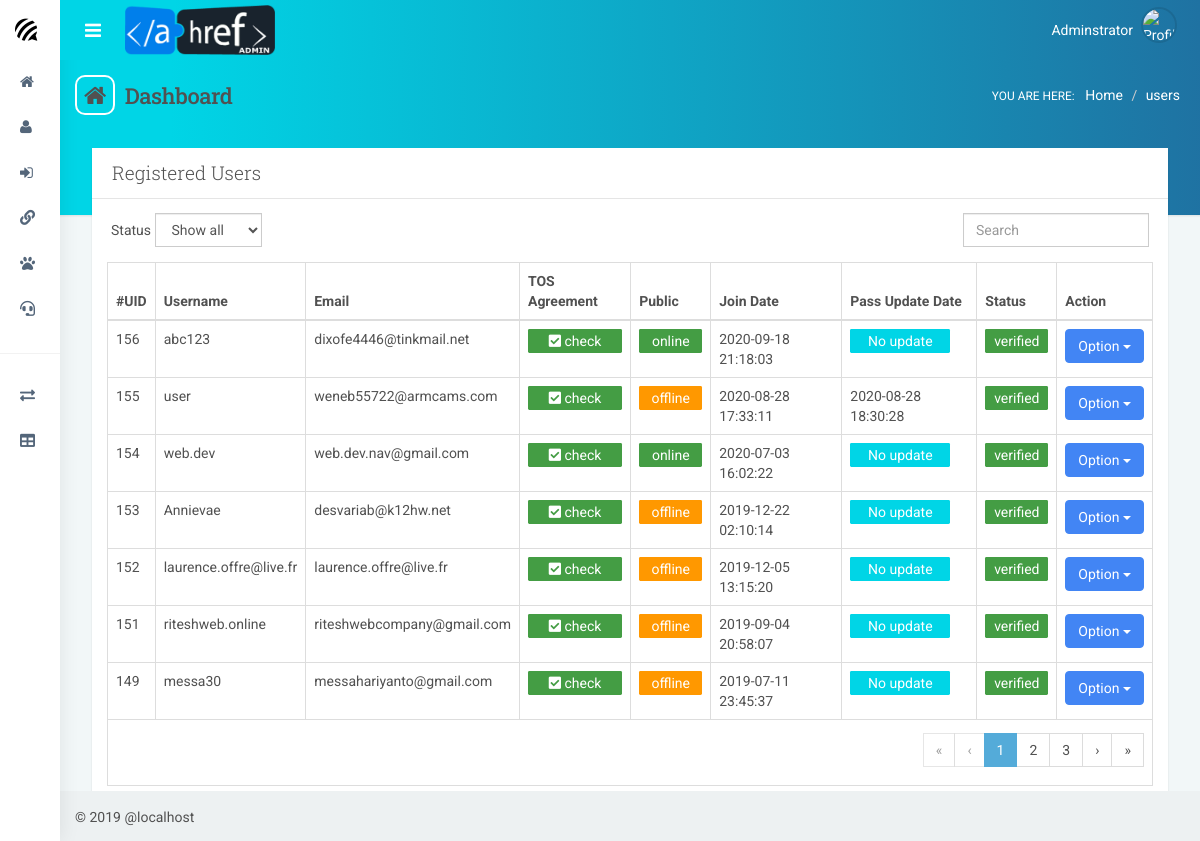
Page /admin/dashboard.php?page=users on the committed database.
### tables this page shows
CREATE TABLE `users` (
  `u_id` int(222) NOT NULL,
  `username` varchar(222) NOT NULL,
  `password` varchar(222) NOT NULL,
  `token` varchar(222) NOT NULL,
  `email` varchar(222) NOT NULL,
  `tos` varchar(11) NOT NULL DEFAULT '0',
  `status` int(11) NOT NULL DEFAULT '0',
  `public` varchar(11) NOT NULL DEFAULT '0',
  `date` varchar(222) NOT NULL,
  `upd_d` varchar(222) NOT NULL DEFAULT '0'
);

### admin/pages/all_users.php (the view, shortened to what this page needs)
 <div class="col-sm-12" STYLE="overflow:auto;">
<div class="panel">
                      <div class="panel-heading">
                          <h3 class="panel-title">Registered Users</h3>
                      </div>
                      <div class="panel-body">
                              <div class="pad-btm form-inline">
                                  <div class="row">
                                      <div class="col-sm-6 text-xs-center">
                                          <div class="form-group">
                                              <label class="control-label">Status</label>
                                              <select id="demo-foo-filter-status" class="form-control">
                                                  <option value="">Show all</option>
                                              </select>
                                          </div>
                                      </div>
                                      <div class="col-sm-6 text-xs-center text-right">
                                          <div class="form-group">
                                              <input id="demo-foo-search" type="text" placeholder="Search" class="form-control" autocomplete="off">
                                          </div>
                                      </div>
                                  </div>
                              </div>
                          <table id="demo-foo-filtering" class="table table-bordered table-hover toggle-circle" data-page-size="7">
                              <thead>
                                  <tr>
                                      <th data-hide="phone, tablet">#UID</th>
                                      <th >Username</th>
                                       <th data-hide="phone, tablet">Email</th>
                                      <th data-hide="phone, tablet">TOS Agreement</th>
                                      <th data-hide="phone, tablet" >Public</th>
                                      <th data-hide="phone, tablet">Join Date</th>
                                       <th data-hide="phone, tablet">Pass Update Date</th>
                                       <th >Status</th>
					<th data-sort-ignore="true" >Action</th>
                                  </tr>
                              </thead>
                              <tbody>
                             <?php
                                  $sql="SELECT * FROM users order by u_id desc";
						$query=mysqli_query($con,$sql);
							if(!mysqli_num_rows($query) > 0 )
								{
									echo '<td colspan="12"><center>NO DATA FOUND!</center></td>';
								}
							else
								{
											while($rows=mysqli_fetch_array($query))
												{
															echo ' <tr><td>'.$rows['u_id'].'</td>
																		<td>'.$rows['username'].'</td>
																		<td>'.$rows['password'].'</td>
																	    <td>'.$rows['token'].'</td>
																		<td>'.$rows['email'].'</td>';
																	if($rows['tos']==1)
																		{
																			echo '<td><span class="label label-table label-success"><i class="fas fa-check-square"></i> check</span></td>';
																		}
																		else
																		{
																			echo '<td><span class="label label-table label-danger"><i class="far fa-square"></i> uncheck</span></td>';
																		}
																		if($rows['public']==1)
																		{
																			echo '<td class="online"><span class="label label-table label-success">online</span></td>';
																		}
																		else
																		{
																			echo '<td class="offline"><span class="label label-table label-warning">offline</span></td>';
																		}
																		echo '<td>'.$rows['date'].'</td>';
																		if($rows['upd_d']==0)
																		{
																			echo '<td><span class="label label-table label-info">No update</span></td>';
																		}
																		else
																		{
																			echo '<td>'.$rows['upd_d'].'</td>';
																		}
																		if($rows['status']==1)
																		{
																			echo '<td class="verified"><span class="label  label-table label-success">verified</span></td>';
																		}
																	echo 	'
																			 <td>
																	        	<div class="dropdown">
                                                                                                    <button class="btn btn-primary dropdown-toggle" type="button" data-toggle="dropdown">Option
                                                                                                    <span class="caret"></span></button>
                                                                                                    <ul class="dropdown-menu dropdown-menu-right">';
                                                                                                    echo'
                                                                                                      <li><form action="pages/action/handler" method="post">
                                                                                                                       <input type="hidden" value="'.$rows['u_id'].'" name="u_id">
                                                                                                                  <button  style="width:100%;background:none;border:0;" name="submit_user_del">Delete
                                                                                                                      </form></li>
                                                                                                    </ul>
                                                                                                  </div>
																			</td>
																			</tr>';
												}
								}
					?>
                              </tbody>
                              <tfoot>
                                  <tr>
                                      <td colspan="12">
                                          <div class="text-right">
                                              <ul class="pagination"></ul>
                                          </div>
                                      </td>
                                  </tr>
                              </tfoot>
                          </table>
                      </div>
                  </div>
  </div>

### admin/css/demo/jasmine.css (style rules this page uses)
input { background-image: none!important }

### rows in the picture
users: u_id "156", username "abc123", email "dixofe4446@tinkmail.net", tos "1" (drawn), public "online", date "2020-09-18 21:18:03", upd_d "No update", status "verified"
users: u_id "155", username "user", email "weneb55722@armcams.com", tos "1" (drawn), public "offline", date "2020-08-28 17:33:11", upd_d "2020-08-28 18:30:28", status "verified"
users: u_id "154", username "web.dev", email "web.dev.nav@gmail.com", tos "1" (drawn), public "online", date "2020-07-03 16:02:22", upd_d "No update", status "verified"
users: u_id "153", username "Annievae", email "desvariab@k12hw.net", tos "1" (drawn), public "offline", date "2019-12-22 02:10:14", upd_d "No update", status "verified"
users: u_id "152", username "laurence.offre@live.fr", email "laurence.offre@live.fr", tos "1" (drawn), public "offline", date "2019-12-05 13:15:20", upd_d "No update", status "verified"
users: u_id "151", username "riteshweb.online", email "riteshwebcompany@gmail.com", tos "1" (drawn), public "offline", date "2019-09-04 20:58:07", upd_d "No update", status "verified"
users: u_id "149", username "messa30", email "messahariyanto@gmail.com", tos "1" (drawn), public "offline", date "2019-07-11 23:45:37", upd_d "No update", status "verified"

### other values in the picture
$_GET['page'] "users"
$_SERVER['HTTP_HOST'] "localhost"
